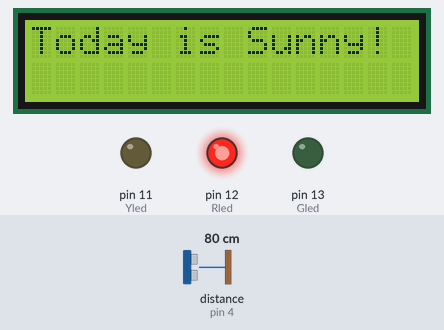
Recording of a sketch running on a simulated Arduino Uno, built with avr-gcc and run on an emulated ATmega328P. Parts: 16×2 character LCD, output pins drawn as LEDs (lit = HIGH). Wiring (inferred from the names in the program): ultrasonic range finder: trigger pin 3; echo pin 4. Dashed ring = blinking. Inputs (shaded band) come from the test bench; at power-on: distance to the obstacle (sensor on pin 4) 80 cm. The echo pulse lasts 58.3 µs per cm; pins used as bus, display or sensor lines are not drawn; what the sketch prints to the serial monitor is not drawn.

Above: at 1.2 s.
1.3 s: distance to the obstacle (sensor on pin 4) set to 7 cm
2.8 s: distance to the obstacle (sensor on pin 4) set to 4 cm
At 5.8 s:
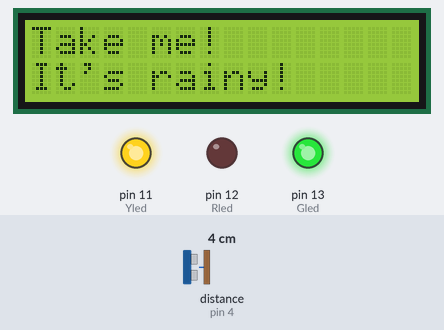
5.9 s: distance to the obstacle (sensor on pin 4) set to 9 cm
At 6.5 s:
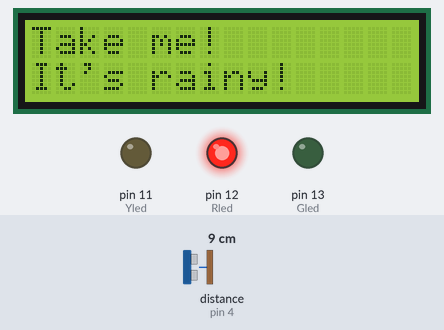
7.4 s: distance to the obstacle (sensor on pin 4) set to 2 cm
At 8.4 s:
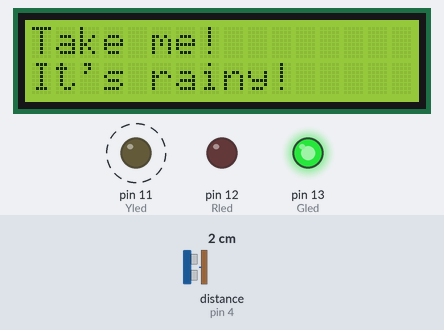
10.5 s: distance to the obstacle (sensor on pin 4) set to 18 cm
At 11.6 s:
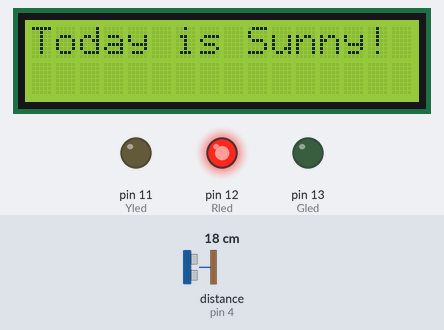
Timing chart, 0 to 13.2 s (numbered marks = the images above; inputs shaded):
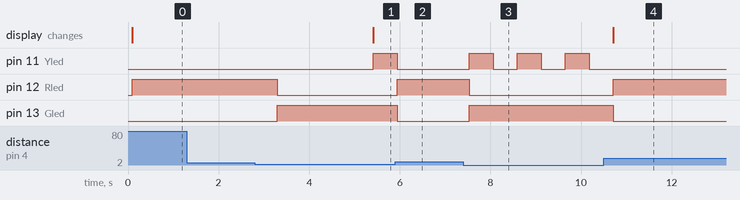

Measured:
- the behaviour switches between 6 and 5 cm on distance to the obstacle (sensor on pin 4) (found by bisection; images 0 and 1)
- after the input at 1.3 s, every drawn part: stays the same
- after the input at 2.8 s, pin 11 (Yled): LOW → HIGH after 2.6 s; pin 12 (Rled): HIGH → LOW after 0.49 s; pin 13 (Gled): LOW → HIGH after 0.49 s
- after the input at 5.9 s, pin 11 (Yled): goes on until 5.9 s, then stays LOW; pin 12 (Rled): LOW → HIGH at once; pin 13 (Gled): HIGH → LOW at once
- after the input at 7.4 s, pin 11 (Yled): alternates HIGH for 0.53 s and LOW for 0.53 s, starting after 0.13 s; pin 12 (Rled): HIGH → LOW after 0.13 s; pin 13 (Gled): LOW → HIGH after 0.13 s
- after the input at 10.5 s, pin 12 (Rled): LOW → HIGH after 0.22 s; pin 13 (Gled): HIGH → LOW after 0.22 s

The sketch:

HyperSoundWave.ino
```cpp
#include <Wire.h>
#include <LiquidCrystal_I2C.h>
LiquidCrystal_I2C lcd(0x27, 16, 2);
int trigPin = 3;
int echoPin = 4;
int Rled = 12;
int Gled = 13;
int Yled = 11;
int WeatherCode = 0; //0:맑음, 1: 비옴
int JUGI = 0;

void setup() {
  lcd.begin(16, 2);
  lcd.backlight();
  pinMode(trigPin, OUTPUT);
  pinMode(echoPin, INPUT);
  pinMode(Rled, OUTPUT);
  pinMode(Gled, OUTPUT);
  pinMode(Yled, OUTPUT);
  Serial.begin(9600);
}

void loop() {
  long duration, distance;
  digitalWrite(trigPin, HIGH);

  delayMicroseconds(10);
  digitalWrite(trigPin, LOW);
  duration = pulseIn(echoPin, HIGH);
  distance = ((float)(340*duration) / 1000) / 2;

  char buf[20];
  if(WeatherCode == 0)//맑음
  {
    lcd.setCursor(0,0);
    snprintf(buf, sizeof(buf), "Today is Sunny!");
    lcd.print(buf);
    lcd.setCursor(0,1);
    snprintf(buf, sizeof(buf), "               ");
    lcd.print(buf);
    digitalWrite(Yled, LOW);
  }
  if(WeatherCode == 1)//비옴
  {
    lcd.setCursor(0,0);
    snprintf(buf, sizeof(buf), "Take me!       ");
    lcd.print(buf);
    lcd.setCursor(0,1);
    snprintf(buf, sizeof(buf), "It's rainy!    ");
    lcd.print(buf);

    if(JUGI%2 == 0 && distance<=50)
    digitalWrite(Yled, HIGH);
    if(JUGI%2 == 1)
    digitalWrite(Yled, LOW);
  }

  //lcd.setCursor(0,0);
  //lcd.print(buf);

  Serial.print("Distance:");

  Serial.print(distance);
  Serial.println("mm");
  Serial.println(WeatherCode);
  Serial.println(JUGI);
  if(distance>=50)
  {
    digitalWrite(Rled, HIGH);
    digitalWrite(Gled, LOW);
  }
  else
  {
    digitalWrite(Rled, LOW);
    digitalWrite(Gled, HIGH);
  }
  JUGI++;
  if(JUGI>=10)
  {
    JUGI = 0;
    if(WeatherCode == 0)
    {
      WeatherCode = 1;
    }
    else
    {
      WeatherCode = 0;
    }
  }

  delay(500);
}
```
